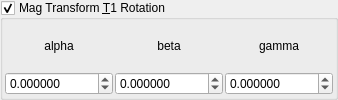
    <widget class="MyGroupBox" name="groupCheck_transf_rotation_enabled">
     <property name="title">
      <string>Mag Transform &amp;T1 Rotation</string>
     </property>
     <property name="checkable">
      <bool>true</bool>
     </property>
     <layout class="QVBoxLayout" name="verticalLayout_8" stretch="0">
      <property name="spacing">
       <number>2</number>
      </property>
      <property name="leftMargin">
       <number>2</number>
      </property>
      <property name="topMargin">
       <number>2</number>
      </property>
      <property name="rightMargin">
       <number>2</number>
      </property>
      <property name="bottomMargin">
       <number>2</number>
      </property>
      <item>
       <layout class="QGridLayout" name="gridLayout_12">
        <property name="spacing">
         <number>2</number>
        </property>
        <item row="1" column="0">
         <widget class="QLabel" name="label_35">
          <property name="text">
           <string notr="true">alpha</string>
          </property>
          <property name="alignment">
           <set>Qt::AlignCenter</set>
          </property>
         </widget>
        </item>
        <item row="2" column="1">
         <widget class="MyDoubleSpinBox" name="spinboxd3_transf_rotation_y">
          <property name="sizePolicy">
           <sizepolicy hsizetype="Minimum" vsizetype="Maximum">
            <horstretch>0</horstretch>
            <verstretch>0</verstretch>
           </sizepolicy>
          </property>
          <property name="prefix">
           <string/>
          </property>
          <property name="suffix">
           <string/>
          </property>
          <property name="decimals">
           <number>6</number>
          </property>
          <property name="minimum">
           <double>-36000.000000000000000</double>
          </property>
          <property name="maximum">
           <double>36000.000000000000000</double>
          </property>
          <property name="singleStep">
           <double>1.000000000000000</double>
          </property>
         </widget>
        </item>
        <item row="2" column="2">
         <widget class="MyDoubleSpinBox" name="spinboxd3_transf_rotation_z">
          <property name="sizePolicy">
           <sizepolicy hsizetype="Minimum" vsizetype="Maximum">
            <horstretch>0</horstretch>
            <verstretch>0</verstretch>
           </sizepolicy>
          </property>
          <property name="prefix">
           <string/>
          </property>
          <property name="suffix">
           <string/>
          </property>
          <property name="decimals">
           <number>6</number>
          </property>
          <property name="minimum">
           <double>-36000.000000000000000</double>
          </property>
          <property name="maximum">
           <double>36000.000000000000000</double>
          </property>
          <property name="singleStep">
           <double>1.000000000000000</double>
          </property>
         </widget>
        </item>
        <item row="2" column="0">
         <widget class="MyDoubleSpinBox" name="spinboxd3_transf_rotation_x">
          <property name="sizePolicy">
           <sizepolicy hsizetype="Minimum" vsizetype="Maximum">
            <horstretch>0</horstretch>
            <verstretch>0</verstretch>
           </sizepolicy>
          </property>
          <property name="prefix">
           <string/>
          </property>
          <property name="suffix">
           <string/>
          </property>
          <property name="decimals">
           <number>6</number>
          </property>
          <property name="minimum">
           <double>-36000.000000000000000</double>
          </property>
          <property name="maximum">
           <double>36000.000000000000000</double>
          </property>
          <property name="singleStep">
           <double>1.000000000000000</double>
          </property>
         </widget>
        </item>
        <item row="1" column="1">
         <widget class="QLabel" name="label_34">
          <property name="text">
           <string notr="true">beta</string>
          </property>
          <property name="alignment">
           <set>Qt::AlignCenter</set>
          </property>
         </widget>
        </item>
        <item row="1" column="2">
         <widget class="QLabel" name="label_36">
          <property name="text">
           <string notr="true">gamma</string>
          </property>
          <property name="alignment">
           <set>Qt::AlignCenter</set>
          </property>
         </widget>
        </item>
       </layout>
      </item>
     </layout>
    </widget>
